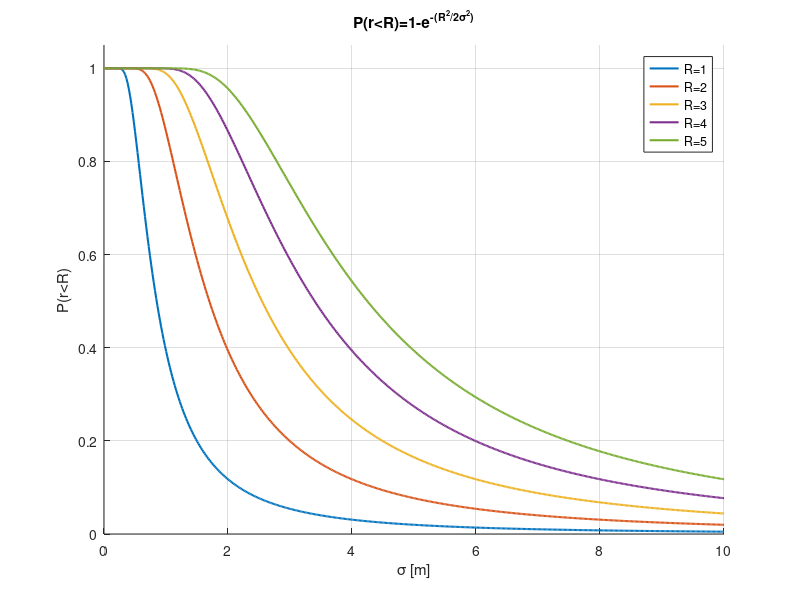

MATLAB code to generate this figure:
%% 
% The function of the probability of hitting an object of radius R depending 
% on the spread
% 
% $$P{\left(r<R\right)}=1-e^{-{\left(\frac{R^2 }{2\sigma^2 }\right)}}$$

sigma=linspace(0,10,500);
R=1:5;

figure
hold on
grid on
xlabel('\sigma [m]')
ylabel('P(r<R)')
title('P(r<R)=1-e^{-(R^2/2σ^2)}')
for i=1:5
p=1-exp(-(R(i).^2./(2.*sigma.^2)));
plot(sigma,p,'LineWidth',1.5)
end
legend('R=1','R=2','R=3','R=4','R=5')
ylim([0 1.05])